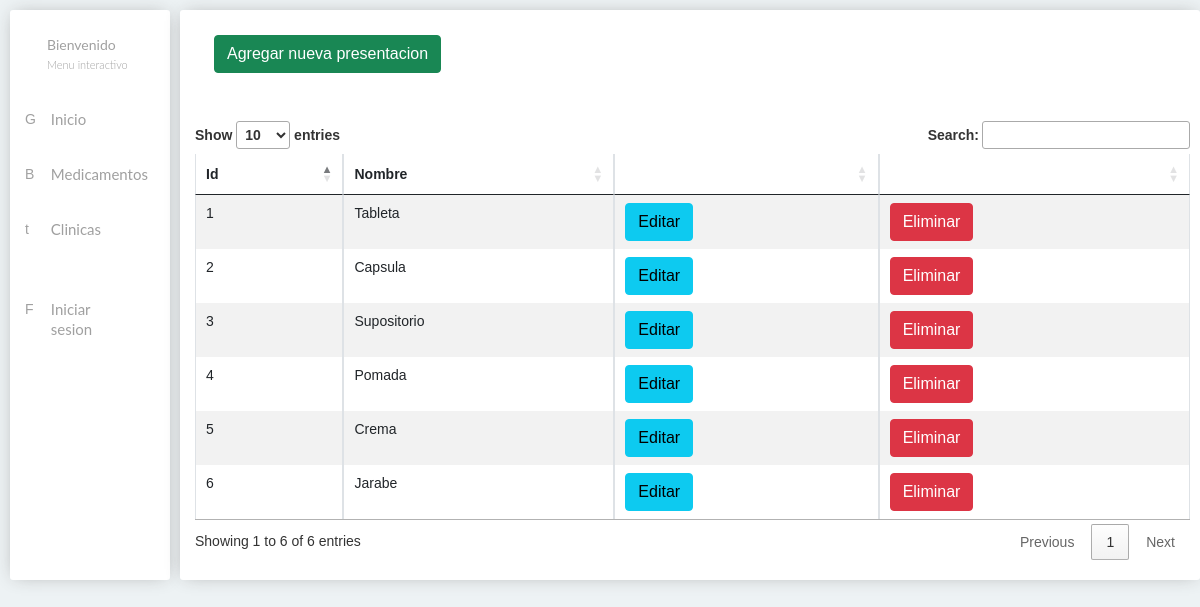
Page /vistas/mostrarPresentacion.php on the committed database.
### tables this page shows
CREATE TABLE presentacion
(
	idPresentacion int not null primary key AUTO_INCREMENT,
    nombrePresentacion varchar(100)
);

### vistas/mostrarPresentacion.php (the view, shortened to what this page needs)
<?php
    $conn = conectar();
    $consultaClinicas="SELECT * FROM  presentacion";
    $cantidadClinicas=mysqli_query($conn, $consultaClinicas);
?>
<!DOCTYPE html>
<html lang="es" dir="ltr">
  <head>
    <link href="https://cdn.jsdelivr.net/npm/bootstrap@5.0.2/dist/css/bootstrap.min.css" rel="stylesheet">
    <link rel="stylesheet" href="//cdn.datatables.net/1.13.1/css/jquery.dataTables.min.css">
    <link rel="stylesheet" href="../css/modal.css">
    <link rel="stylesheet" href="../css/style.css">
  </head>
  <body>
    <section class="content">
      <div class="pagecontain">
        <div class="div-block-6">
          <?php include( "../includes/menu.php"); ?>
          <div class="contenido div-block-7 w-clearfix">
            <div class="row">
              <div class="col mb-5">
                <a class="agregar btn btn-success" href="#">Agregar nueva presentacion</a>
              </div>
            </div>
            <table id="tablaClinicas" class="table table-striped table-bordered">
            <thead>
              <tr>
                <th>Id</th>
                <th>Nombre</th>
                <th></th>
                <th></th>
              </tr>
            </thead>
            <tbody>
              <?php
              while($filasClinicas = mysqli_fetch_array($cantidadClinicas))
                {
                ?>
                    <tr>
                        <td><?php echo $filasClinicas['idPresentacion']?></td>
                        <td><?php echo $filasClinicas['nombrePresentacion']?></td>
                        <?php
                          if(0==0){
                            ?>
                        <td><a href="editarPresentacion.php?idPresentacion=<?php echo $filasClinicas['idPresentacion'] ?>" class="btn btn-info">Editar</a></td>
                        <td><a href="../includes/eliminarPresentacion.php?idPresentacion=<?php echo $filasClinicas['idPresentacion'] ?>" class="btn btn-danger">Eliminar</a></td>
                        <?php
                      }
                      else {
                        ?>
                          <td></td>
                          <td></td>
                        <?php
                      }
                     ?>
                    </tr>
                <?php
                }
                ?>
            </tbody>
          </table>
          </div>
        </div>
      </div>
    </section>
  </body>
</html>

### css/style.css (style rules this page uses)
.contenido { background-color: white; padding: 25px 10px 20px 10px; margin-left:10px; border-radius: 3px; box-shadow: 0 0 17px -5px hsl(0deg 0% 63% / 95%); }
html { font-family:sans-serif;-ms-text-size-adjust:100%;-webkit-text-size-adjust:100% }
body { margin:0 }
article,aside,details,figcaption,figure,footer,header,hgroup,main,menu,nav,section,summary { display:block }
a { background-color:transparent }
table { border-collapse:collapse;border-spacing:0 }
td,th { padding:0 }
* { -webkit-box-sizing:border-box;-moz-box-sizing:border-box;box-sizing:border-box }
html { height:100% }
body { background-color:#edf2f4; margin:0;min-height:100%;font-family:Arial,sans-serif;font-size:14px;line-height:20px;color:#333 }
.w-clearfix:before,.w-clearfix:after { content:" ";display:table }
.w-clearfix:after { clear:both }
.pagecontain { position: relative; display: block; max-width: 1200px; margin-right: auto; margin-left: auto; padding-top: 10px; }
.row { padding-right: 19px; padding-left: 19px; }
.div-block-6 { display: -webkit-box; display: -webkit-flex; display: -ms-flexbox; display: flex; }
.div-block-7 { width: 72%; padding-bottom: 20px; padding-left: 15px; -webkit-box-flex: 1; -webkit-flex: 1; -ms-flex: 1; flex: 1; }

### rows in the picture
presentacion: idPresentacion "1", nombrePresentacion "Tableta"
presentacion: idPresentacion "2", nombrePresentacion "Capsula"
presentacion: idPresentacion "3", nombrePresentacion "Supositorio"
presentacion: idPresentacion "4", nombrePresentacion "Pomada"
presentacion: idPresentacion "5", nombrePresentacion "Crema"
presentacion: idPresentacion "6", nombrePresentacion "Jarabe"
